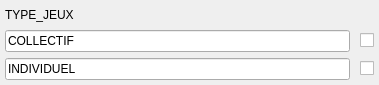
     <widget class="QWidget" name="scrollAreaWidgetContents_20">
      <property name="geometry">
       <rect>
        <x>0</x>
        <y>0</y>
        <width>379</width>
        <height>85</height>
       </rect>
      </property>
      <layout class="QGridLayout" name="gridLayout_21">
       <property name="leftMargin">
        <number>5</number>
       </property>
       <property name="topMargin">
        <number>5</number>
       </property>
       <property name="rightMargin">
        <number>5</number>
       </property>
       <property name="bottomMargin">
        <number>5</number>
       </property>
       <property name="horizontalSpacing">
        <number>10</number>
       </property>
       <item row="8" column="0">
        <widget class="QLineEdit" name="lineEdit_23">
         <property name="text">
          <string>INDIVIDUEL</string>
         </property>
        </widget>
       </item>
       <item row="3" column="0">
        <widget class="QLineEdit" name="lineEdit_22">
         <property name="text">
          <string>COLLECTIF </string>
         </property>
        </widget>
       </item>
       <item row="8" column="1">
        <widget class="QCheckBox" name="checkBox_8">
         <property name="text">
          <string/>
         </property>
        </widget>
       </item>
       <item row="3" column="1">
        <widget class="QCheckBox" name="checkBox_7">
         <property name="text">
          <string/>
         </property>
        </widget>
       </item>
       <item row="1" column="0">
        <widget class="QLabel" name="label_20">
         <property name="text">
          <string>TYPE_JEUX</string>
         </property>
        </widget>
       </item>
      </layout>
     </widget>
